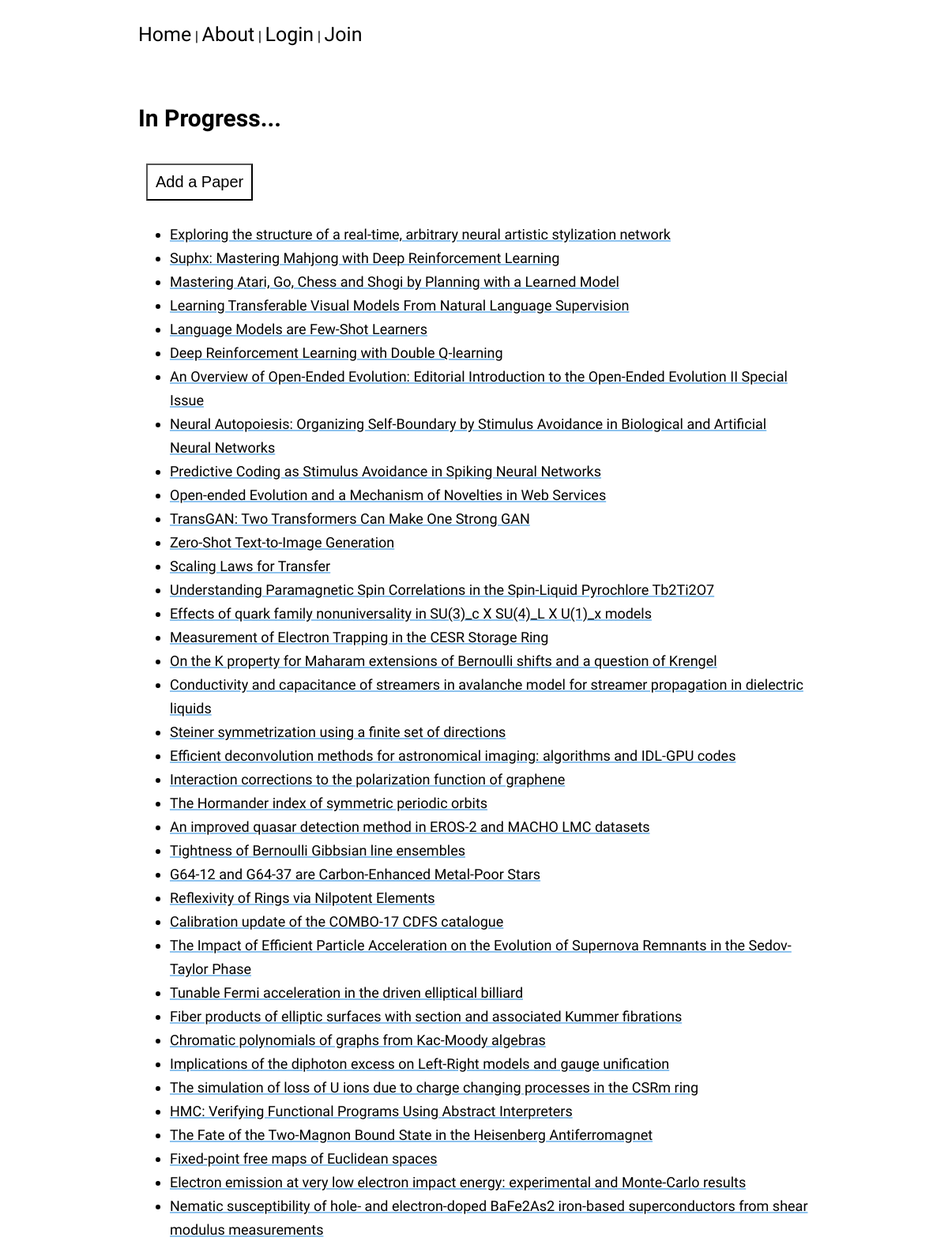
The page /papers/ on the database as committed earlier.
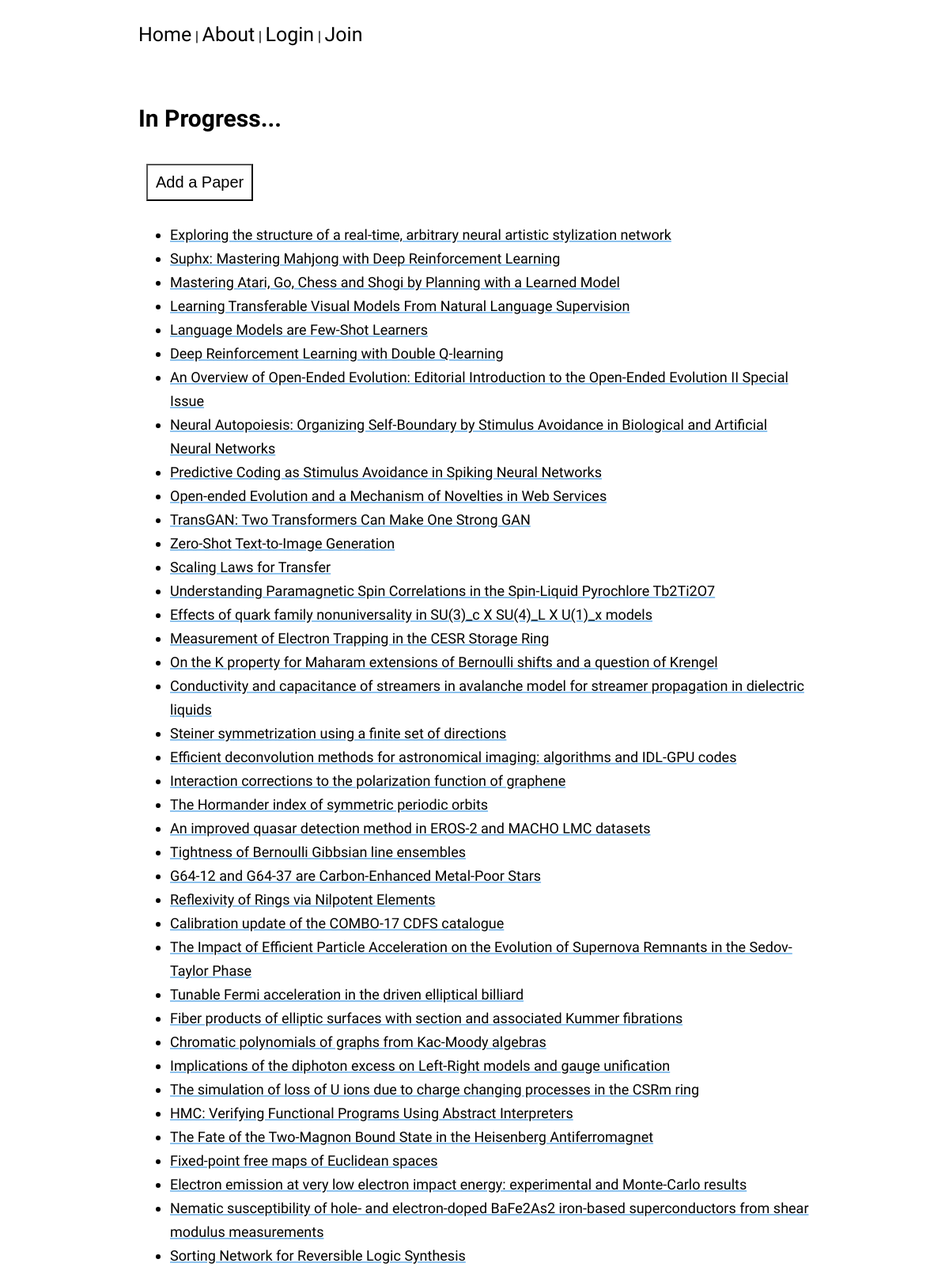
The same page on the database as committed later.
### papers/models.py (models this page shows)
class Paper(models.Model):
    url = models.URLField(max_length=50)
    pdf_url = models.URLField(max_length=50)
    arxiv_id = models.CharField(max_length=20)
    title = models.CharField(max_length=500)
    authors = models.ManyToManyField('Author', through='AuthorPaper')
    abstract = models.CharField(max_length=1000)
    key_words = models.ManyToManyField('KeyWord', through='KeyWordPaper')
    published = models.DateField()
    def __str__(self):
        return self.title

### papers/views.py (the view)
# urls.py: path('', views.HomeView.as_view(), name='home'),
class HomeView(ListView):
    template_name = 'papers/home.html'
    context_object_name = 'papers_list'  # TODO: Change to recent
    def get_queryset(self):
        return Paper.objects.all()

### papers/templates/papers/home.html (shortened to what this page needs)
{% extends 'base.html' %}
{% block content %}
<h2>In Progress...</h2>
{% include 'papers/add-btn.html' %}
<ul>
  {% for paper in papers_list %}
  <li><a href="{% url 'papers:paper-detail' paper.id %}">{{ paper }}</a></li>
  {% endfor %}
</ul>
{% endblock content %}

Rows that differ between the two databases and show on the page:
added Paper: title "Sorting Network for Reversible Logic Synthesis"
